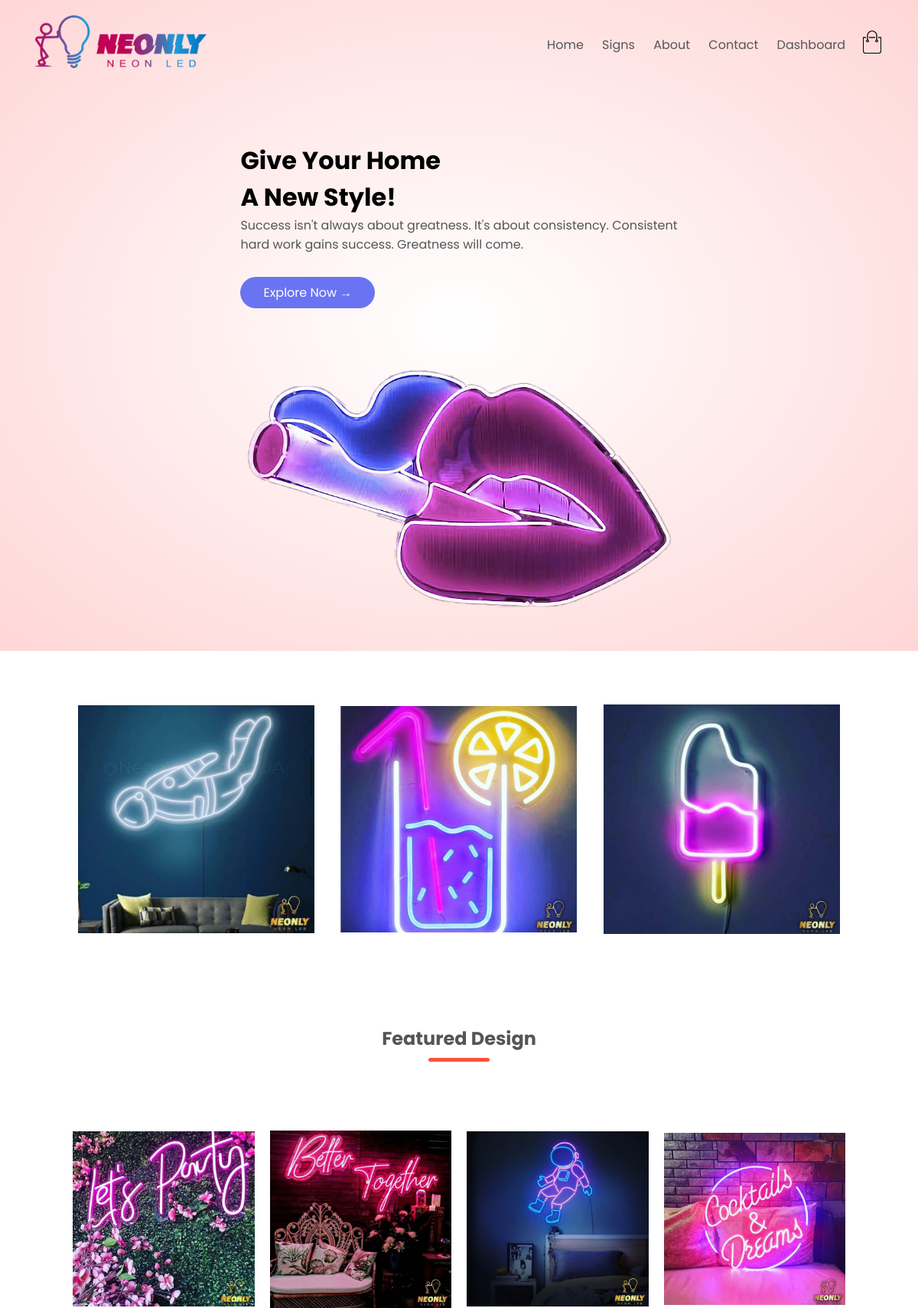
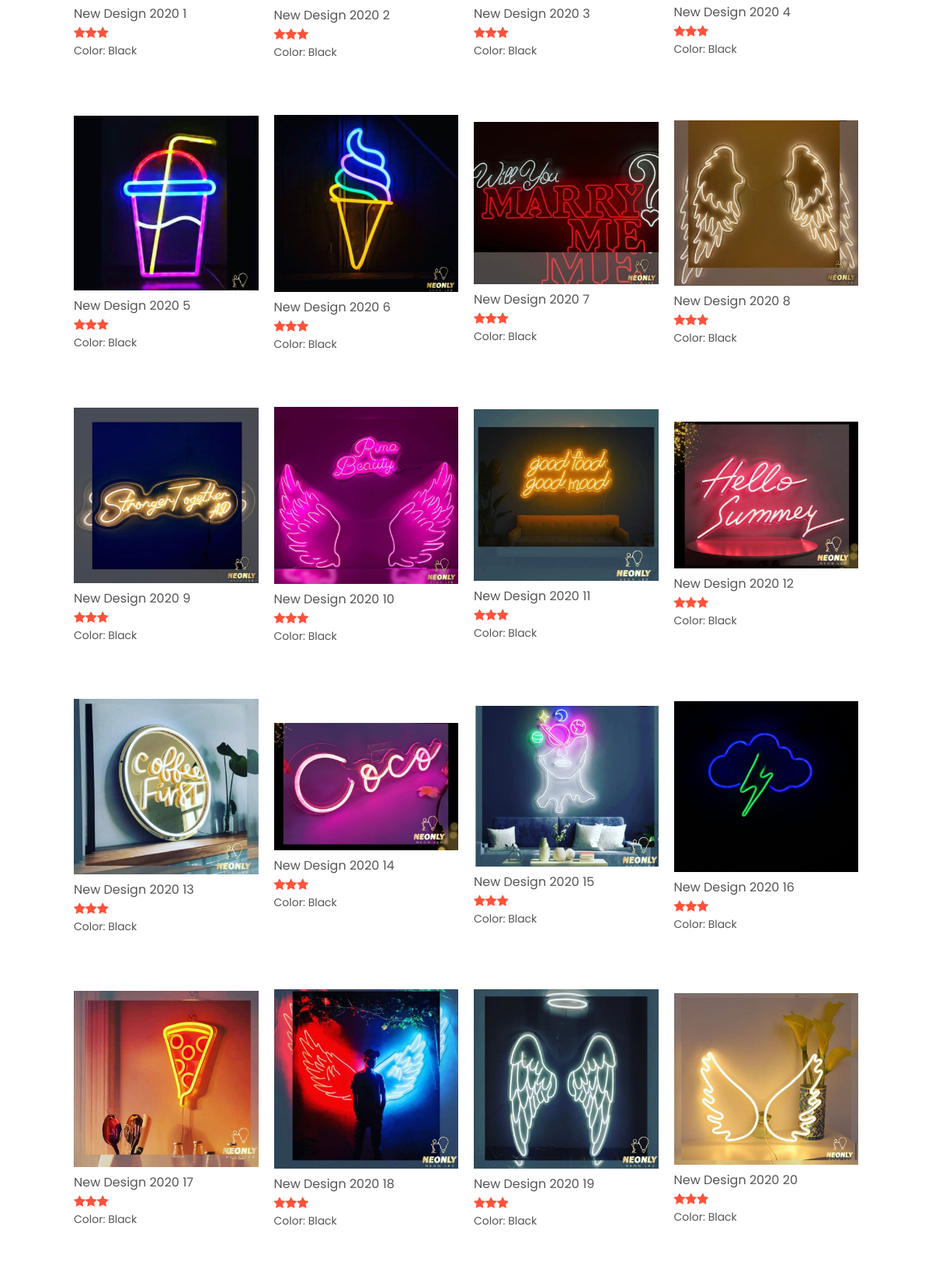
The page / (upper part) on the database its author committed (2 pictures, top to bottom).
### tables this page shows
CREATE TABLE `signs` (
  `id` int(11) NOT NULL,
  `name` varchar(20) NOT NULL,
  `image` varchar(50) NOT NULL,
  `rate` tinyint(4) NOT NULL,
  `color` varchar(20) DEFAULT NULL,
  `signdate` date NOT NULL,
  `featured` tinyint(1) NOT NULL,
  `description` text NOT NULL
);

### index.php (the view, shortened to what this page needs)
<!DOCTYPE html>
<html lang="en">
<head>
    <link rel="stylesheet" href="font-awesome-4.7.0/css/font-awesome.min.css">
    <link rel="stylesheet" href="css/style.css">
</head>
<body>
    <?php require 'database/connect.php'; ?>
    <div class="header">
        <div class="container">
            <?php require 'header.php' ?>
            <div class="row">
                <div class="col-1">
                    <h1 class="font-bold mb-12 text-4xl">Give Your Home<br>A New Style!</h1>
                    <p>Success isn't always about greatness. It's
                        about consistency. Consistent<br>hard work gains success.
                        Greatness will come.
                    </p>
                    <a href="signs.php" class="btn">Explore Now &#8594;</a>
                </div>
                <div class="col-2">
                    <img src="images/neon-bg-3.png" alt="">
                </div>
            </div>
        </div>
    </div>
    <div class="categories">
        <div class="small-container">
            <div class="row">
                <div class="col-3">
                    <img src="images/neonly/f-1.jpeg" alt="">
                </div>
                <div class="col-3">
                    <img src="images/neonly/f-2.jpeg" alt="">
                </div>
                <div class="col-3">
                    <img src="images/neonly/f-3.jpeg" alt="">
                </div>
            </div>
        </div>
    </div>
    <div class="small-container">
        <h2 class="title">Featured Design</h2>
        <div class="row">
            <?php
            $sql = 'SELECT * FROM signs WHERE featured = "1"';
            $query = mysqli_query($connect, $sql);
            $row = mysqli_num_rows($query);
            if ($row > 0) {
                while ($row = mysqli_fetch_assoc($query)) {
                    $rate = $row['rate'];
                    echo
                    '<div class="col-4">
                            <a href="sign-details.php?sign=' . $row['name'] . '"><img src="images/neonly/' . $row['image'] . '.jpeg" alt=""></a>
                            <a href="sign-details.php?sign=' . $row['name'] . '"><h4>' . $row['name'] . '</h4></a>
                            <div class="rating">
                                ';
                    for ($i = 0; $i < $rate; $i++) {
                        echo '<i class="fa fa-star"></i>';
                    };
                    echo '   </div>
                            <p>Color: ' . $row['color'] . '</p>
                        </div>';
                }
            }
            ?>
        </div>
    </div>
</body>
</html>

### header.php (shortened to what this page needs)
<div class="navbar">
    <div class="logo">
        <a href="index.php"><img src="images/neonly/logo-4.png" width="225px"></a>
    </div>
    <nav>
        <ul id="MenuItems">
            <li><a href="index.php">Home</a></li>
            <li><a href="signs.php">Signs</a></li>
            <li><a href="about.php">About</a></li>
            <li><a href="contact.php">Contact</a></li>
            <li><a href="confirm.php">Dashboard</a></li>
        </ul>
    </nav>
    <a href="cart.php"><img src="images/cart.png" width="30px" height="30px"></a>
</div>

### css/style.css (style rules this page uses)
* { margin: 0; padding: 0; box-sizing: border-box; }
body { font-family: 'Poppins', sans-serif; }
.navbar { display: flex; align-items: center; padding: 20px; }
nav { flex: 1; text-align: right; }
nav ul { display: inline-block; list-style-type: none; }
nav ul li { display: inline-block; margin-right: 20px; }
a { text-decoration: none; color: #555; }
p { color: #555; }
.container { max-width: 1300px; margin: auto; padding-left: 25px; padding-right: 25px; }
.row { display: flex; align-items: center; flex-wrap: wrap; justify-content: space-around; }
.col-2 { flex-basis: 50%; min-width: 300px; }
.col-2 img { max-width: 100%; padding: 50px 0; }
.btn { display: inline-block; background: #6a73f2; color: #fff; padding: 8px 30px; margin: 30px 0; border-radius: 30px; transition: 0.5s; }
.header { background: radial-gradient(#fff,#ffd6d6); }
.header .row { margin-top: 70px; margin-left: 20px; margin-right: 20px; }
.categories { margin: 70px 0; }
.col-3 { flex-basis: 30%; min-width: 250px; margin-bottom: 30px; }
.col-3 img { width: 100%; }
.small-container { max-width: 1080px; margin: auto; padding-left: 25px; padding-right: 25px; }
.col-4 { flex-basis: 25%; padding: 10px; min-width: 200px; margin-bottom: 50px; transition: transform 0.5s; }
.col-4 img { width: 100%; }
.title { text-align: center; margin: 0 auto 80px; position: relative; line-height: 60px; color: #555; }
.title::after { content: ''; background: #ff523b; width: 80px; height: 5px; border-radius: 5px; position: absolute; bottom: 0; left: 50%; transform: translate(-50%); }
h4 { color: #555; font-weight: normal; }
.col-4 p { font-size: 14px; }
.rating .fa { color: #ff523b; }
ul { list-style-type: none; }

### rows shown on the page
signs: shows a picture, name "New Design 2020 1", rate 3 (drawn), color "Black"
signs: shows a picture, name "New Design 2020 2", rate 3 (drawn), color "Black"
signs: shows a picture, name "New Design 2020 3", rate 3 (drawn), color "Black"
signs: shows a picture, name "New Design 2020 4", rate 3 (drawn), color "Black"
signs: shows a picture, name "New Design 2020 5", rate 3 (drawn), color "Black"
signs: shows a picture, name "New Design 2020 6", rate 3 (drawn), color "Black"
signs: shows a picture, name "New Design 2020 7", rate 3 (drawn), color "Black"
signs: shows a picture, name "New Design 2020 8", rate 3 (drawn), color "Black"
signs: shows a picture, name "New Design 2020 9", rate 3 (drawn), color "Black"
signs: shows a picture, name "New Design 2020 10", rate 3 (drawn), color "Black"
signs: shows a picture, name "New Design 2020 11", rate 3 (drawn), color "Black"
signs: shows a picture, name "New Design 2020 12", rate 3 (drawn), color "Black"
signs: shows a picture, name "New Design 2020 13", rate 3 (drawn), color "Black"
signs: shows a picture, name "New Design 2020 14", rate 3 (drawn), color "Black"
signs: shows a picture, name "New Design 2020 15", rate 3 (drawn), color "Black"
signs: shows a picture, name "New Design 2020 16", rate 3 (drawn), color "Black"
signs: shows a picture, name "New Design 2020 17", rate 3 (drawn), color "Black"
signs: shows a picture, name "New Design 2020 18", rate 3 (drawn), color "Black"
signs: shows a picture, name "New Design 2020 19", rate 3 (drawn), color "Black"
signs: shows a picture, name "New Design 2020 20", rate 3 (drawn), color "Black"
